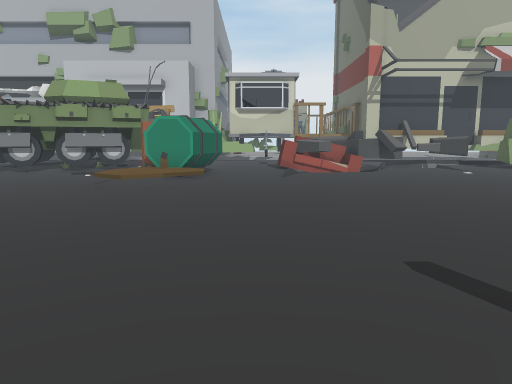
view 1 (above)

24 first-person views from a walk through a 3-D level made in the Unity game engine. The camera is 1.3 m above the floor, tilts 8° down and sees 70° across. The floor is counted in squares, 1 m on a side. Each view is taken from the middle of a square. On the plan, view 1 faces up. The plan holds only what a view shows up to about 15 squares ahead; the rest is blank. The place goes on beyond the plan. The player is left out. Some surface patterns are stand-ins.

view 2
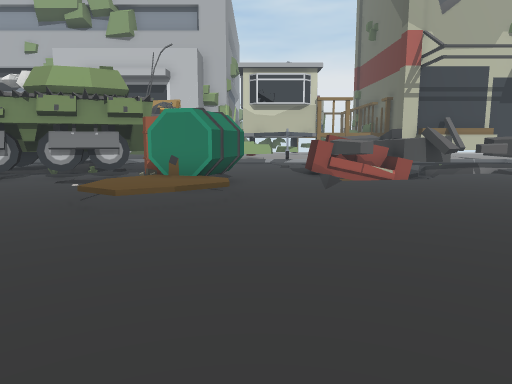

view 3
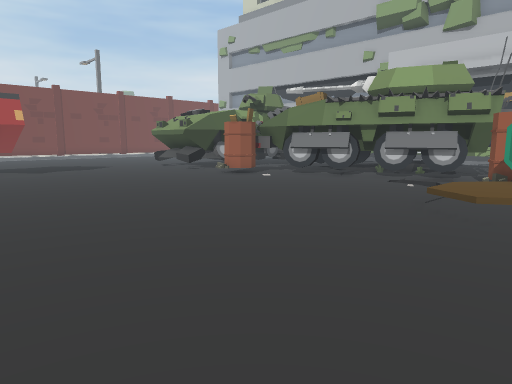

view 4
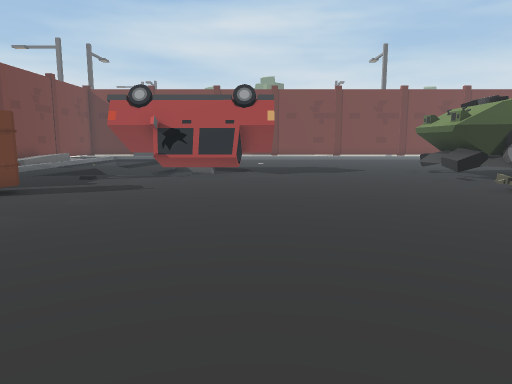

view 5
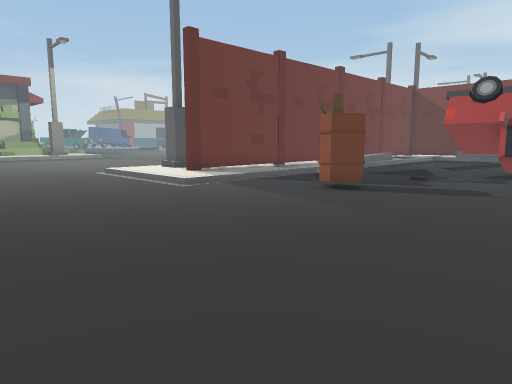

view 6
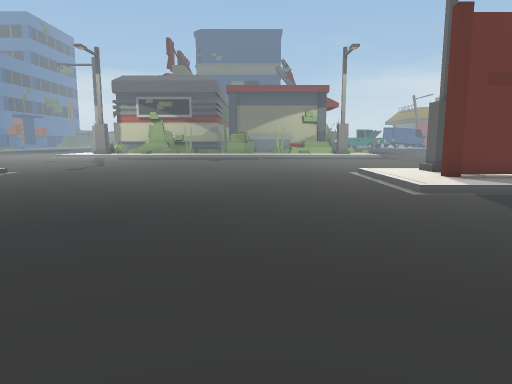

view 7
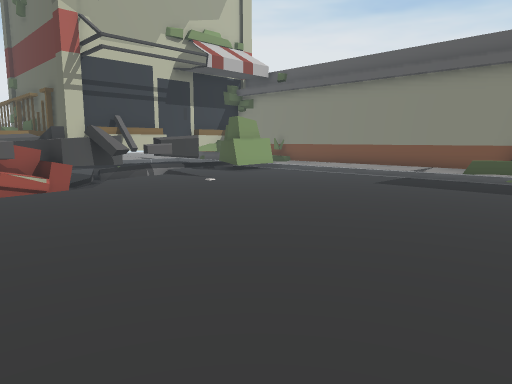

view 8
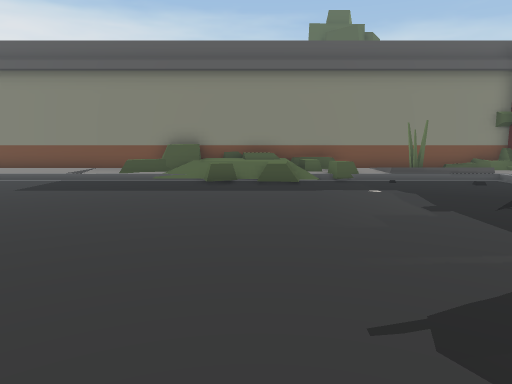

view 9
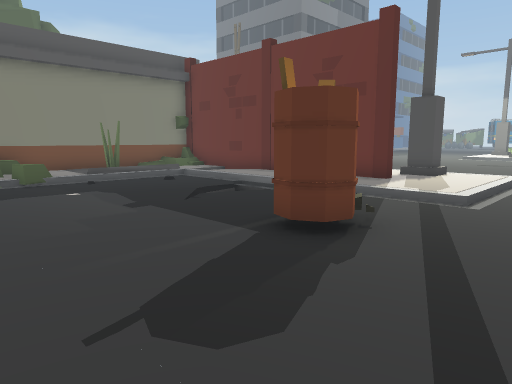

view 10
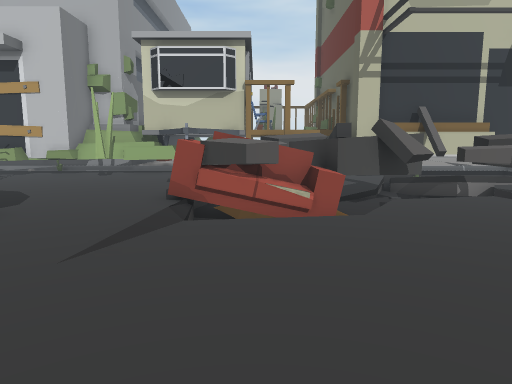

view 11
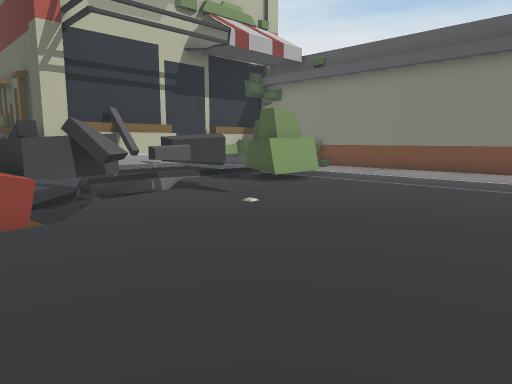

view 12
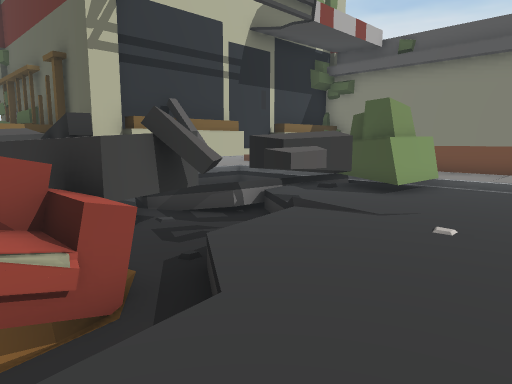

view 13
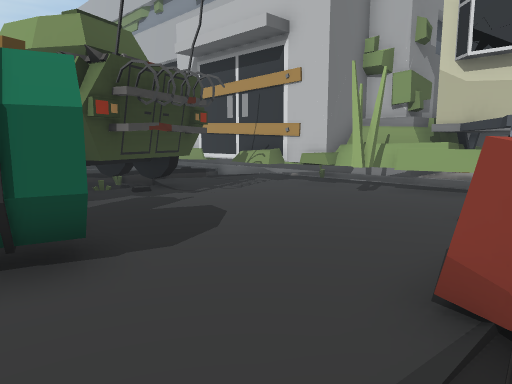

view 14
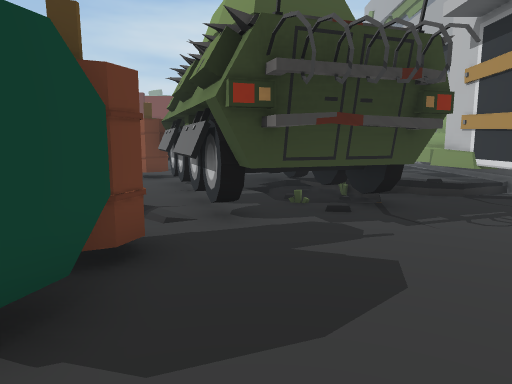

view 15
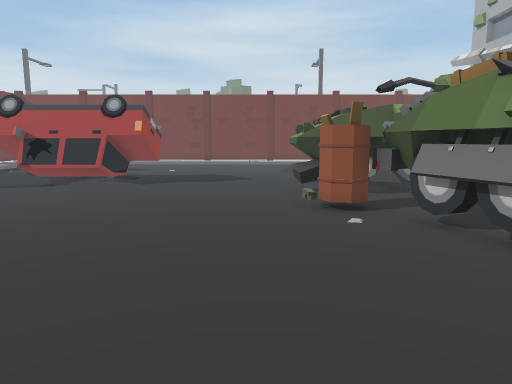

view 16
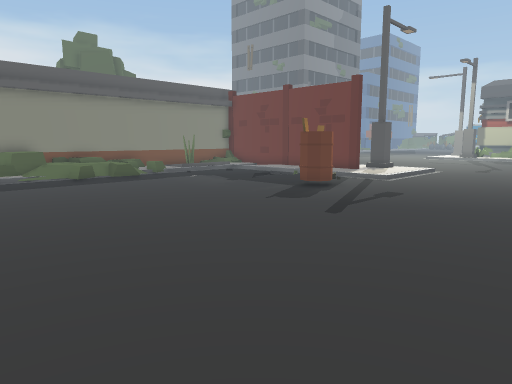

view 17
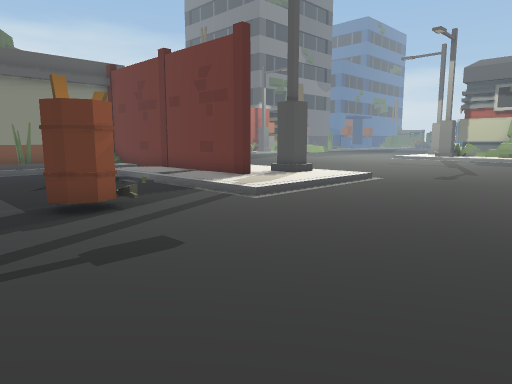

view 18
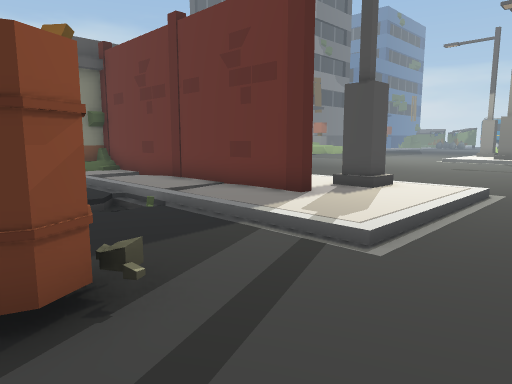

view 19
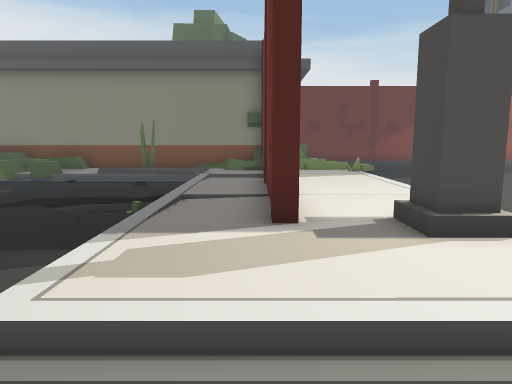

view 20
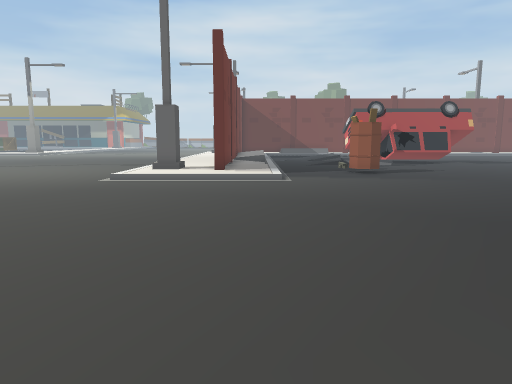

view 21
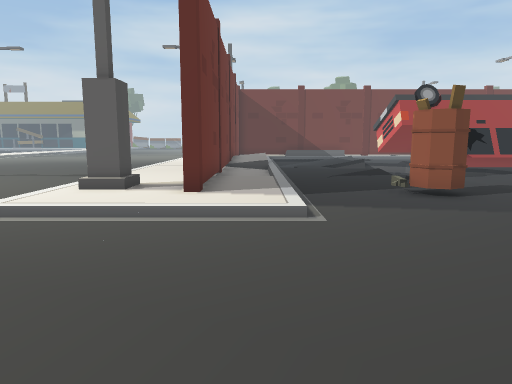

view 22
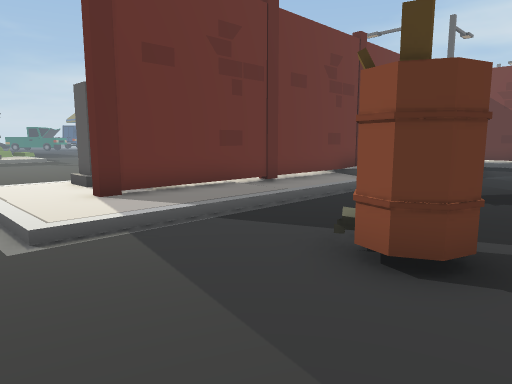

view 23
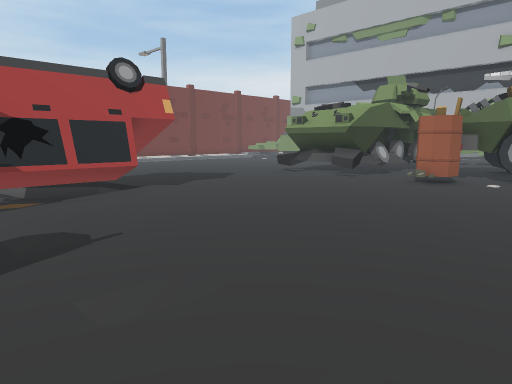

view 24
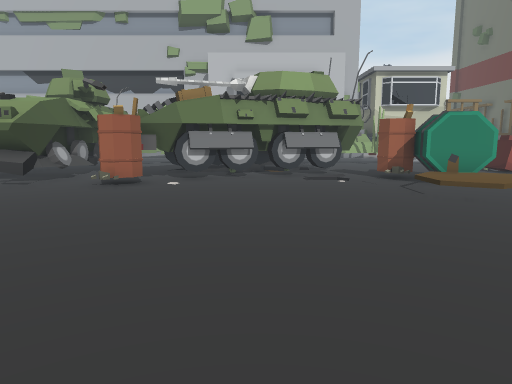

### Floor plan
Key: @ floor where view 1 was taken; # wall or solid block; x gap in a wall; . main floor; : floor 0.25 m higher than the main floor; - floor 0.25 m lower than the main floor; + floor 0.5 m higher than the main floor; _ floor 0.5 m lower than the main floor; / step, stairs or slope; = window, fence, low wall or low ledge; ^ raised ledge; O other object.
Columns run from 19 left of view 1 to 17 right of it. Each row starts with its distance up from view 1.
 24     ##^        #^^^##
 23       ^x########===##          ####
 22        .. //.=...#..#     ##### ##^
 21            /........      #=^    /= #
 20          :/ ##......     ####^^: /  #
 19      .../#OO##.......O  ######.###  #
 18     ...OO######.....OOOO#_###^.##   #
 17    #. ####  ###.....O##OO/#^#^.##/ .#
 16    #. ## ^#OO#.O.....___/......../ .#
 15    #=.##OO#.//.OOO...///........./::#
 14    #..###...////OO.............../::#
 13 ####.OO........OOO.............../::#
 12 ...............++/.............../::#
 11 ...............++/.............../::#
 10 ...............//................/ .#
  9 ................................./ :#
  8 ................................./#=#
  7 ................................./=^#
  6 ##...............................//^#
  5 OO..............................^=++#
  4 OO..............................//+ #
  3 OO.............. ...............//+/#
  2 OO.............. .................:/#
  1  /...............................=::#
  0  =....O............@....O.......//::#
 -1 :/....O.................OO......./  #
 -2 ............................-/.../  #
 -3 .........................../-/..//  #
 -4 //////////.............////////////:#
 -5 ....:::::/............./:::::::::/::#
 -6 ....:::::/............./:::::::::####
 -7 ########:/............./::########
 -8 ::::::x::/.............///x::::::::/
 -9 ::::  /::/............./// ::::::::/
-10       ////.............///  / //////
-11   ............     ......   .   .....
-12   ...........       .....          ..

Where each view was taken, in squares from view 1:
view 1: 0 up, 0 right, facing up
view 2: 3 up, 1 left, facing up
view 3: 3 up, 2 left, facing up-left
view 4: 6 up, 4 left, facing left
view 5: 5 up, 4 left, facing down-left
view 6: 5 up, 6 left, facing down
view 7: 5 up, 1 right, facing up-right
view 8: 4 up, 2 right, facing right
view 9: 4 up, 2 right, facing down-right
view 10: 9 up, 3 right, facing up
view 11: 9 up, 3 right, facing up-right
view 12: 13 up, 3 right, facing up-right
view 13: 14 up, 2 right, facing up-left
view 14: 17 up, 0 right, facing left
view 15: 11 up, 4 left, facing left
view 16: 11 up, 3 left, facing down-right
view 17: 2 up, 2 left, facing down-right
view 18: 0 up, 2 right, facing down-right
view 19: 6 down, 2 right, facing right
view 20: 5 down, 2 right, facing left
view 21: 5 down, 4 left, facing left
view 22: 1 up, 9 left, facing down-left
view 23: 1 up, 9 left, facing up-left
view 24: 2 up, 9 left, facing up
